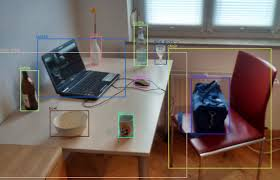
#> input picture Basic Image Processing/test1.jpg, 280 x 180 px, found by its file name
$ python operasi_dasar.py
#> lines starting #> are read from the running program, lines starting #| are printed output that depends on the picture
# -*- coding: utf-8 -*-
"""
Created on Sun May 17 18:40:18 2020

@author: Fidelis Galla
"""

#mengakses library
import cv2
import config

img = cv2.imread(config.img_path)
#> img is the input picture: shape (180, 280, 3); mean B, G, R 99.7, 105.6, 118.7

#mengakses pixel pada koordinat tertentu
px = img[100,100]
#> px = [136, 150, 156]

print(px)
#| [136 150 156]

#mengakses pixel untuk nilai blue
px_blue = px[2]
#> px_blue = 156
print(px_blue)
#| 156

#mengakses shape dari image
shape = img.shape
#> shape = (180, 280, 3)
print(shape)
#| (180, 280, 3)

#mengakses total pixel
size = img.size
#> size = 151200
print(size)
#| 151200

ROI = img[40:100,80:280]
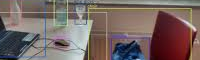
#> ROI: shape (60, 200, 3); mean B, G, R 99.5, 102.5, 118
cv2.imshow('frame',ROI)
cv2.waitKey(0)
cv2.destroyAllWindows()
